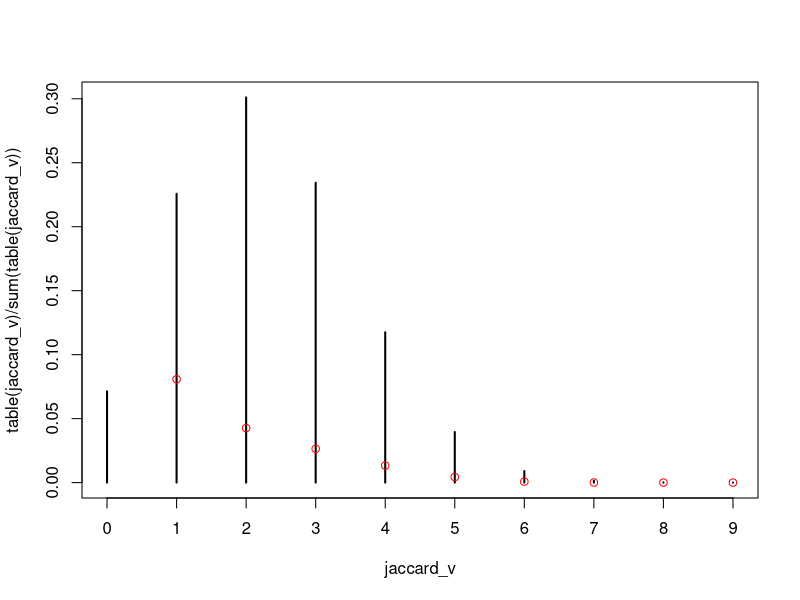

This chart was generated by the following R code:
jaccard = function(x, y){
  #Compute the Jaccard index of binary vectors x and y.
  
  #Get index of presences for each vector
  pre_x = which(x == 1)
  pre_y = which(y == 1)
  #Calculate number of elements in the intersection of presences
  m11 = length(intersect(pre_x, pre_y))
  #Get index of absences for each vector
  ab_x = which(x == 0)
  ab_y = which(y == 0)
  #Number of elements present in x and absent in y
  m10 = length(intersect(pre_x, ab_y))
  #Number of elements absent in x and present in y
  m01 = length(intersect(ab_x, pre_y))
  return(m11/(m10 + m01 + m11))
}

lechon = function(x, y){
  #Get index of presences for each vector
  pre_x = which(x == 1)
  pre_y = which(y == 1)
  #Calculate number of elements in the intersection of presences
  m11 = length(intersect(pre_x, pre_y))
  return(m11)
}

lechon_distribution = function(m, k){
  #Computes the probability of sharing k preferences
  
  #Calculate number of vectors with i preferences, with i in {1, ..., m}
  n_pref = choose(m, 1:m)
  #Calculate the probability of having at least k preferences (k or less)
  p_cum = cumsum(n_pref)
  #Note that I exclude the case of 0 preferences, but add 0 explicitly
  #so that the vector has the same length as the binomial vector, which
  #allows for sharing 0 metabolites
  p_cum = c(0, p_cum)
  #Calculate probability to have at least k preferences (k or more)
  p_k = sum(n_pref) - p_cum[k+1]
  #Calculate probability of sharing k metabolites
  p_share_k = dbinom(x = k, prob = (k/m)^2, size = m)
  #Final probability is probability of having at least k preferences
  #multiplied by probability of sharing k metabolites
  return((p_k)^2*p_share_k)
}

library('gtools')
#Given a vector of indices of lenght m
m = 9
v = 1:m
#Generate permutation binary vectors
perm = permutations(n = 2, r = m, repeats.allowed = T) - 1
#Get rid of the element with all 0
perm = perm[-1,]
#Get indices of an upper diagonal matrix
ind = combinations(n = nrow(perm), r = 2, repeats.allowed = T)
#Prealocate vector of jaccard indices
jaccard_v = rep(0, nrow(ind))
#Calculate jaccard index for all combinations
for (i in seq(nrow(ind))){
  jaccard_v[i] = lechon(perm[ind[i,1],], perm[ind[i,2],])
}
plot(table(jaccard_v)/sum(table(jaccard_v)))
#Get theoretical probabilities
p_theory = rep(0, m)
for (i in 0:m){
  p_theory[i+1] = lechon_distribution(9, i)
}

points(0:9, p_theory/sum(p_theory),col = 'red')


#Get only the vector that have n_r strategies
n_r = 1:m
#Compute vector of row sums
r_sum = rowSums(perm)
#Preallocate matrix of probabilities per number of strategies
p_n_r = matrix(0, nrow = m, ncol = m)
for (i in n_r){
  #Get a vector of booleans where TRUE represents preference vectors
  #with i strategies
  bool_nr = r_sum == i
  #Select rows that have i strategies
  perm_n_r = perm[bool_nr,]
  #Sum columns to view probability distribution
  if (is.integer(nrow(perm_n_r))){
    p_n_r[i,] = colSums(perm_n_r)
  }
  else{
    p_n_r[i,] = perm_n_r
  }
}
